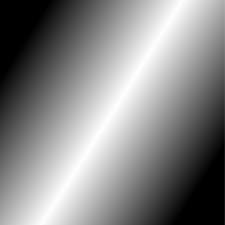
#> input picture images (1).jpg, 225 x 225 px
$ python simple_trusholding.py
#> lines starting #> are read from the running program, lines starting #| are printed output that depends on the picture; after the words box and inside, x2 and y2 are one past the last pixel; in counts of white or black regions, pixels touching at a corner belong together
import cv2
import numpy as np


def nothing(x):
    pass


img = cv2.imread("images (1).jpg", 0)
#> img is the input picture: shape (225, 225); min 0, max 255, mean 135.3
_, th1 = cv2.threshold(img, 127, 255, cv2.THRESH_BINARY)
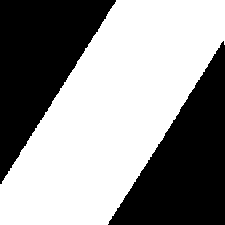
#> th1: shape (225, 225); 57.1% white; 2 black regions, box (x1, y1, x2, y2) and area: (108, 41, 225, 225) 10904, (0, 0, 116, 184) 10807
_, th2 = cv2.threshold(img, 127, 255, cv2.THRESH_BINARY_INV)
_, th3 = cv2.threshold(img, 160, 255, cv2.THRESH_TRUNC)
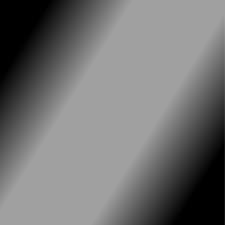
#> th3: shape (225, 225); min 0, max 160, mean 114.5
_, th4 = cv2.threshold(img, 127, 255, cv2.THRESH_TOZERO)
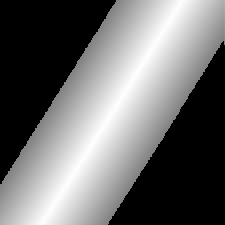
#> th4: shape (225, 225); min 0, max 255, mean 110.1
_, th5 = cv2.threshold(img, 127, 255, cv2.THRESH_TOZERO_INV)
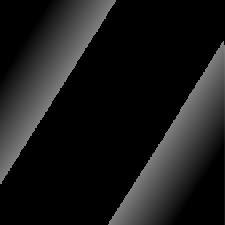
#> th5: shape (225, 225); min 0, max 127, mean 25.3

cv2.imshow("Image", img)
cv2.imshow("th1", th1)
cv2.imshow("th2", th2)
cv2.imshow("th3", th3)
cv2.imshow("th4", th4)
cv2.imshow("th5", th5)

cv2.waitKey(0)
cv2.destroyAllWindows()
